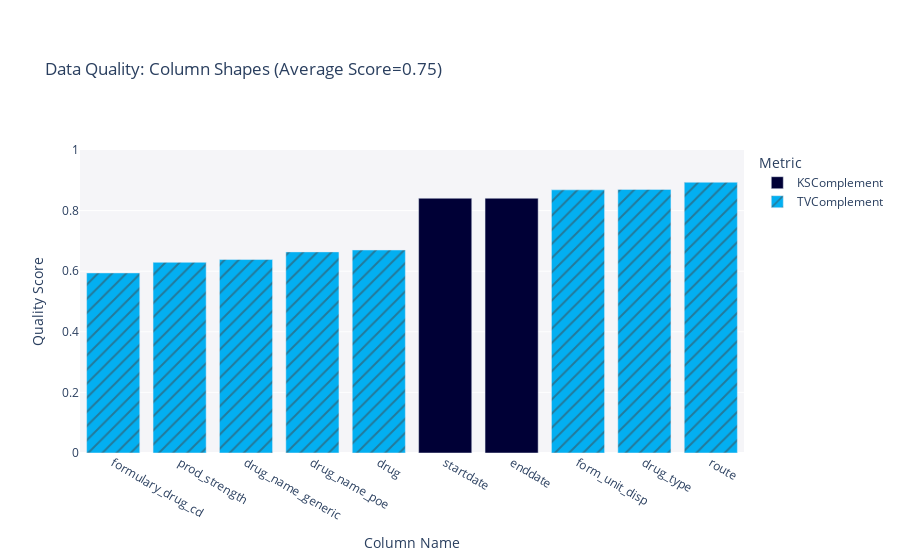

Notebook code cell kept with this figure:
### Code cell
quality_report.get_visualization('Column Shapes')

### Figure 1 — Plotly figure (JSON) as saved in the notebook; plotly's stock layout.template omitted (floating-point values rounded to 4 significant figures)
{"data": [{"alignmentgroup": "True", "customdata": [["KSComplement"], ["KSComplement"]], "hovertemplate": "<b>%{hovertext}</b><br><br>Metric=%{customdata[0]}<br>Quality Score=%{y}<extra></extra>", "hovertext": ["startdate", "enddate"], "legendgroup": "KSComplement", "marker": {"color": "#000036", "pattern": {"shape": ""}}, "name": "KSComplement", "offsetgroup": "KSComplement", "orientation": "v", "showlegend": true, "textposition": "auto", "type": "bar", "x": ["startdate", "enddate"], "xaxis": "x", "y": [0.8407, 0.8407], "yaxis": "y"}, {"alignmentgroup": "True", "customdata": [["TVComplement"], ["TVComplement"], ["TVComplement"], ["TVComplement"], ["TVComplement"], ["TVComplement"], ["TVComplement"], ["TVComplement"]], "hovertemplate": "<b>%{hovertext}</b><br><br>Metric=%{customdata[0]}<br>Quality Score=%{y}<extra></extra>", "hovertext": ["drug_type", "drug", "drug_name_poe", "drug_name_generic", "formulary_drug_cd", "prod_strength", "form_unit_disp", "route"], "legendgroup": "TVComplement", "marker": {"color": "#03AFF1", "pattern": {"shape": "/"}}, "name": "TVComplement", "offsetgroup": "TVComplement", "orientation": "v", "showlegend": true, "textposition": "auto", "type": "bar", "x": ["drug_type", "drug", "drug_name_poe", "drug_name_generic", "formulary_drug_cd", "prod_strength", "form_unit_disp", "route"], "xaxis": "x", "y": [0.87, 0.67, 0.6638, 0.6385, 0.5943, 0.6293, 0.8686, 0.8936], "yaxis": "y"}], "layout": {"barmode": "relative", "legend": {"title": {"text": "Metric"}, "tracegroupgap": 0}, "margin": {"t": 150}, "plot_bgcolor": "#F5F5F8", "title": {"text": "Data Quality: Column Shapes (Average Score=0.75)"}, "xaxis": {"anchor": "y", "categoryorder": "total ascending", "domain": [0, 1], "title": {"text": "Column Name"}}, "yaxis": {"anchor": "x", "domain": [0, 1], "range": [0, 1], "title": {"text": "Quality Score"}}}}
